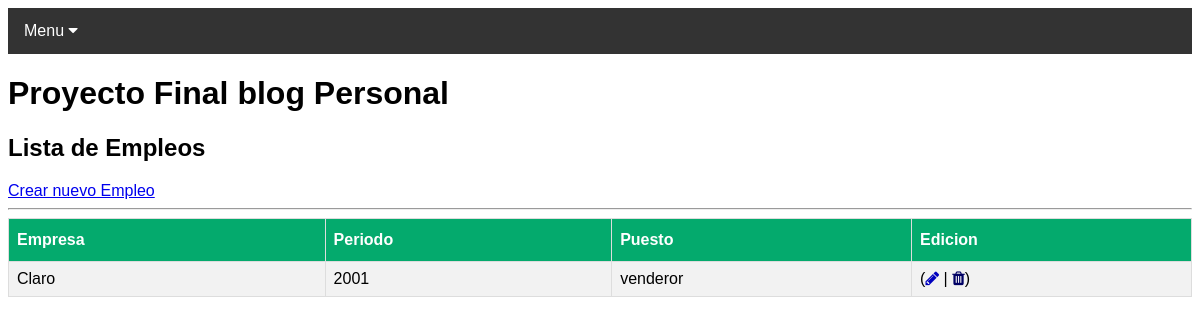
/blog_sab_app/empleos, run on the app's committed database.
### blog_sab_app/models.py (models this page shows, shortened)
class Empleos(models.Model):
    empresa = models.CharField(max_length=30)
    periodo = models.IntegerField()
    puesto = models.CharField(max_length=40)

### blog_sab_app/views.py (the view)
# urls.py: path('empleos', views.empleos, name='Empleos'),
def empleos(request):
    empleos = Empleos.objects.all()
    context_dict = {
        'empleos': empleos
    }
    return render(
        request=request,
        context=context_dict,
        template_name="blog_sab_app/empleos.html"
    )

### blog_sab_app/templates/blog_sab_app/empleos.html (shortened to what this page needs)
{% extends "blog_sab_app/index.html" %}
{% load static %}
{% block blog_sab_app_content %}
<h2>Lista de Empleos</h2>
<a class="card_custom" href="{% url 'blog_sab_app:EmpleosDjangoForms' %}">Crear nuevo Empleo</a>
<hr>
<table id="tabla-datos">
      <tr>
        <th>Empresa</th>
        <th>Periodo</th>
        <th>Puesto</th>
        <th>Edicion</th>
      </tr>
    {% for empleo in empleos %}
        <tr>
            <td>{{empleo.empresa}}</td>
            <td>{{empleo.periodo}}</td>
            <td>{{empleo.puesto}}</td>
            <td>(<a href="{% url 'blog_sab_app:UpdateEmpleo' empleo.id %}"><i class="fa fa-pencil" style="color: rgb(0, 0, 190);"></i></a>
            |
            <a href="{% url 'blog_sab_app:DeleteEmpleo' empleo.id %}"><i class="fa fa-trash" style="color: rgb(0, 0, 100);"></i></a>)</td>
        </tr>
    {% endfor %}
{% endblock %}

### blog_sab_app/templates/blog_sab_app/index.html (style rules this page uses)
body { font-family: Arial, Helvetica, sans-serif; }
#tabla-datos { font-family: Arial, Helvetica, sans-serif; border-collapse: collapse; width: 100%; }
#tabla-datos td, #tabla-datos th { border: 1px solid #ddd; padding: 8px; }
#tabla-datos tr:nth-child(even) { background-color: #f2f2f2; }
#tabla-datos th { padding-top: 12px; padding-bottom: 12px; text-align: left; background-color: #04AA6D; color: white; }

### data on the page
Empleos: empresa "Claro", periodo "2001", puesto "venderor"
